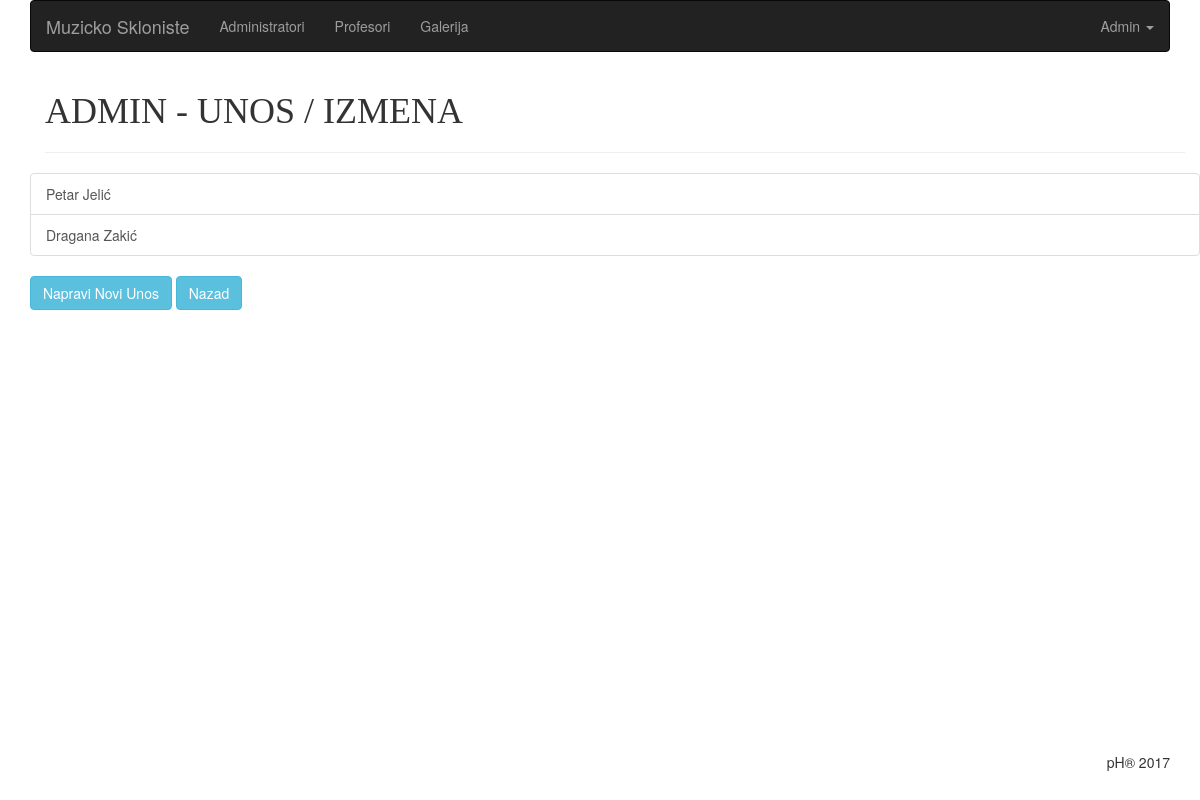
The app's page /php/views/admin/ (signed in) with its own data.
### tables this page shows
CREATE TABLE users(id integer primary key autoincrement, name text, surname text, email text UNIQUE, password text(40) UNIQUE);

### php/app/database/QueryBuilder.php (called while the page is built, shortened)
<?php
class QueryBuilder
{
	public function selectAll($table)
	{
		$db = new SQLite3('../../../skloniste.db');
		$stmt = $db->query('SELECT * FROM '.$table);
		while($result = $stmt->fetchArray(SQLITE3_ASSOC)):
			$r[] = $result;
		endwhile;
		return isset($r) ? $r : null;
	}
}

### php/views/admin/index.php (the view)
<?php
	require 'admin.header.php';
	$query = $app['database'];
	$admini = $query->selectAll('users');
?>
<section class="main">
	<div class="container">
		<h1 style="font-family: Impact">Admin - Unos / Izmena</h1>
		<hr>
		<div class="row">
			<div class="list-group">
			<?php if (!isset($admini)): ?>
			<?php else: ?>
			<?php foreach ($admini as $p): ?>
				<a href="show.php?id=<?= $_POST['id'] = $p['id']; ?>" class="list-group-item"><?= $p['name']. ' ' . $p['surname']; ?></a>
			<?php endforeach; ?>
			<?php endif; ?>
			</div>
		</div>
		<div class="row">
			<a href="create.php" class="btn btn-info">Napravi Novi Unos</a>
			<a href="../admin.index.php" class="btn btn-info">Nazad</a>
		</div>
	</div>
</section>
<?php require 'admin.footer.php'; ?>

### php/views/assets/css/admin.css (style rules this page uses)
h1 { text-transform: uppercase; }
.main { height: 75vh; }

### records on screen
users: name "Petar", surname "Jelić"
users: name "Dragana", surname "Zakić"
